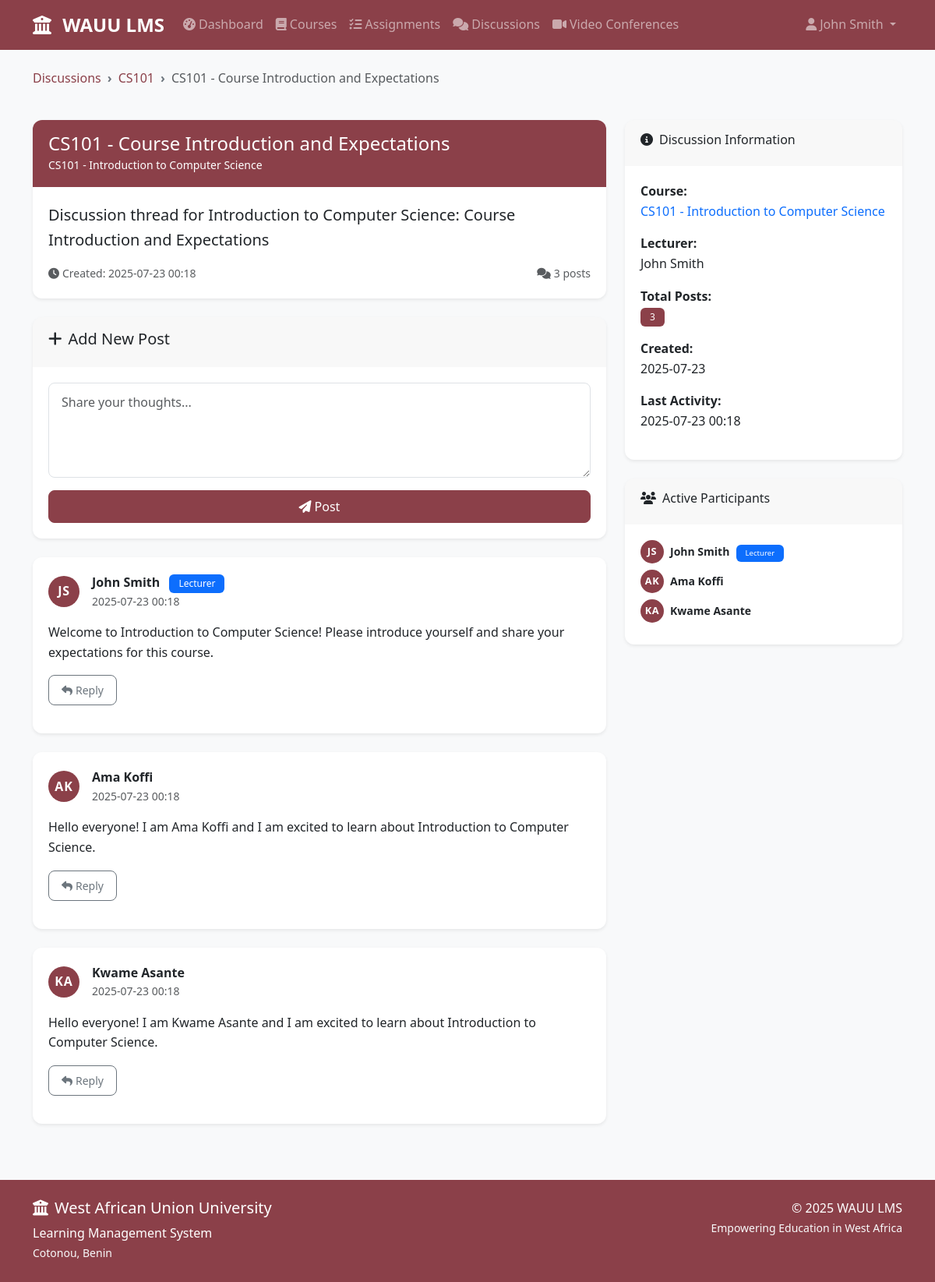
Page /discussion/1 (signed in) on the committed database.
### models.py (models this page shows, shortened)
class User(UserMixin, db.Model):
    id = db.Column(db.Integer, primary_key=True)
    username = db.Column(db.String(64), unique=True, nullable=False)
    email = db.Column(db.String(120), unique=True, nullable=False)
    password_hash = db.Column(db.String(256))
    first_name = db.Column(db.String(64), nullable=False)
    last_name = db.Column(db.String(64), nullable=False)
    role = db.Column(db.String(20), nullable=False, default='student')  # student, lecturer, admin
    created_at = db.Column(db.DateTime, default=datetime.utcnow)
    enrollments = db.relationship('Enrollment', backref='user', lazy='dynamic')
    taught_courses = db.relationship('Course', backref='lecturer', lazy='dynamic')
    submissions = db.relationship('Submission', backref='student', lazy='dynamic')
    posts = db.relationship('Post', backref='author', lazy='dynamic')
    grades = db.relationship('Grade', backref='student', lazy='dynamic')
    def get_full_name(self):
        return f"{self.first_name} {self.last_name}"
    def is_admin(self):
        return self.role == 'admin'
    def is_lecturer(self):
        return self.role == 'lecturer'
    def is_student(self):
        return self.role == 'student'

class Course(db.Model):
    id = db.Column(db.Integer, primary_key=True)
    code = db.Column(db.String(20), unique=True, nullable=False)
    title = db.Column(db.String(200), nullable=False)
    description = db.Column(db.Text)
    lecturer_id = db.Column(db.Integer, db.ForeignKey('user.id'), nullable=False)
    created_at = db.Column(db.DateTime, default=datetime.utcnow)
    enrollments = db.relationship('Enrollment', backref='course', lazy='dynamic', cascade='all, delete-orphan')
    assignments = db.relationship('Assignment', backref='course', lazy='dynamic', cascade='all, delete-orphan')
    discussions = db.relationship('Discussion', backref='course', lazy='dynamic', cascade='all, delete-orphan')

class Discussion(db.Model):
    id = db.Column(db.Integer, primary_key=True)
    title = db.Column(db.String(200), nullable=False)
    description = db.Column(db.Text)
    course_id = db.Column(db.Integer, db.ForeignKey('course.id'), nullable=False)
    created_at = db.Column(db.DateTime, default=datetime.utcnow)
    posts = db.relationship('Post', backref='discussion', lazy='dynamic', cascade='all, delete-orphan')

class Post(db.Model):
    id = db.Column(db.Integer, primary_key=True)
    content = db.Column(db.Text, nullable=False)
    discussion_id = db.Column(db.Integer, db.ForeignKey('discussion.id'), nullable=False)
    author_id = db.Column(db.Integer, db.ForeignKey('user.id'), nullable=False)
    parent_id = db.Column(db.Integer, db.ForeignKey('post.id'))  # For replies
    created_at = db.Column(db.DateTime, default=datetime.utcnow)
    replies = db.relationship('Post', backref=db.backref('parent', remote_side=[id]), lazy='dynamic')

### routes.py (the view)
@app.route('/discussion/<int:discussion_id>')
@login_required
def discussion_detail(discussion_id):
    discussion = Discussion.query.get_or_404(discussion_id)
    if current_user.is_student():
        enrollment = Enrollment.query.filter_by(user_id=current_user.id, course_id=discussion.course_id).first()
        if not enrollment:
            flash('You do not have access to this discussion.', 'danger')
            return redirect(url_for('discussions'))
    elif current_user.is_lecturer() and discussion.course.lecturer_id != current_user.id:
        flash('You do not have access to this discussion.', 'danger')
        return redirect(url_for('discussions'))
    posts = Post.query.filter_by(discussion_id=discussion_id, parent_id=None).order_by(Post.created_at.asc()).all()
    return render_template('discussion_detail.html', discussion=discussion, posts=posts)

### app.py (called while the page is built)
@login_manager.user_loader
def load_user(user_id):
    from models import User
    return User.query.get(int(user_id))

### templates/discussion_detail.html (shortened to what this page needs)
{% extends "base.html" %}
{% block content %}
<div class="row mb-4">
    <div class="col-12">
        <nav aria-label="breadcrumb">
            <ol class="breadcrumb">
                <li class="breadcrumb-item"><a href="{{ url_for('discussions') }}">Discussions</a></li>
                <li class="breadcrumb-item"><a href="{{ url_for('course_detail', course_id=discussion.course_id) }}">{{ discussion.course.code }}</a></li>
                <li class="breadcrumb-item active">{{ discussion.title }}</li>
            </ol>
        </nav>
    </div>
</div>
<div class="row">
    <div class="col-md-8">
        <div class="card">
            <div class="card-header wauu-bg text-white">
                <h4 class="mb-0">{{ discussion.title }}</h4>
                <small>{{ discussion.course.code }} - {{ discussion.course.title }}</small>
            </div>
            <div class="card-body">
                <p class="lead">{{ discussion.description }}</p>
                <div class="d-flex justify-content-between align-items-center">
                    <small class="text-muted">
                        <i class="fas fa-clock me-1"></i>Created: {{ discussion.created_at.strftime('%Y-%m-%d %H:%M') }}
                    </small>
                    <small class="text-muted">
                        <i class="fas fa-comments me-1"></i>{{ posts|length }} posts
                    </small>
                </div>
            </div>
        </div>
        <div class="card mt-4">
            <div class="card-header">
                <h5><i class="fas fa-plus me-2"></i>Add New Post</h5>
            </div>
            <div class="card-body">
                <form method="POST" action="{{ url_for('add_post', discussion_id=discussion.id) }}">
                    <div class="mb-3">
                        <textarea class="form-control" name="content" rows="4" placeholder="Share your thoughts..." required></textarea>
                    </div>
                    <div class="d-grid">
                        <button type="submit" class="btn wauu-btn">
                            <i class="fas fa-paper-plane me-1"></i>Post
                        </button>
                    </div>
                </form>
            </div>
        </div>
        <div class="mt-4">
            {% if posts %}
            {% for post in posts %}
            <div class="card mb-4" id="post-{{ post.id }}">
                <div class="card-body">
                    <div class="d-flex justify-content-between align-items-start mb-3">
                        <div class="d-flex align-items-center">
                            <div class="rounded-circle wauu-bg text-white d-flex align-items-center justify-content-center me-3" style="width: 40px; height: 40px;">
                                {{ post.author.first_name[0] }}{{ post.author.last_name[0] }}
                            </div>
                            <div>
                                <strong>{{ post.author.get_full_name() }}</strong>
                                {% if post.author.is_lecturer() %}
                                <span class="badge bg-primary ms-2">Lecturer</span>
                                {% elif post.author.is_admin() %}
                                <span class="badge bg-danger ms-2">Admin</span>
                                {% endif %}
                                <div class="small text-muted">{{ post.created_at.strftime('%Y-%m-%d %H:%M') }}</div>
                            </div>
                        </div>
                    </div>
                    <div class="mb-3">{{ post.content }}</div>
                    <button class="btn btn-outline-secondary btn-sm" type="button" data-bs-toggle="collapse" data-bs-target="#reply-{{ post.id }}">
                        <i class="fas fa-reply me-1"></i>Reply
                    </button>
                </div>
            </div>
            {% endfor %}
            {% else %}
            <div class="text-center py-5">
                <i class="fas fa-comments fa-3x text-muted mb-3"></i>
                <h5 class="text-muted">No posts yet</h5>
                <p class="text-muted">Be the first to start the discussion!</p>
            </div>
            {% endif %}
        </div>
    </div>
    <div class="col-md-4">
        <div class="card">
            <div class="card-header">
                <h6><i class="fas fa-info-circle me-2"></i>Discussion Information</h6>
            </div>
            <div class="card-body">
                <div class="mb-3">
                    <strong>Course:</strong><br>
                    <a href="{{ url_for('course_detail', course_id=discussion.course_id) }}" class="text-decoration-none">
                        {{ discussion.course.code }} - {{ discussion.course.title }}
                    </a>
                </div>
                <div class="mb-3">
                    <strong>Lecturer:</strong><br>
                    {{ discussion.course.lecturer.get_full_name() }}
                </div>
                <div class="mb-3">
                    <strong>Total Posts:</strong><br>
                    <span class="badge wauu-bg">{{ posts|length }}</span>
                </div>
                <div class="mb-3">
                    <strong>Created:</strong><br>
                    {{ discussion.created_at.strftime('%Y-%m-%d') }}
                </div>
                <div class="mb-3">
                    <strong>Last Activity:</strong><br>
                    {% if posts %}
                    {{ posts[-1].created_at.strftime('%Y-%m-%d %H:%M') }}
                    {% else %}
                    {{ discussion.created_at.strftime('%Y-%m-%d %H:%M') }}
                    {% endif %}
                </div>
            </div>
        </div>
        <div class="card mt-4">
            <div class="card-header">
                <h6><i class="fas fa-users me-2"></i>Active Participants</h6>
            </div>
            <div class="card-body">
                {% set participants = [] %}
                {% for post in posts %}
                    {% if post.author not in participants %}
                        {% set _ = participants.append(post.author) %}
                    {% endif %}
                    {% for reply in post.replies %}
                        {% if reply.author not in participants %}
                            {% set _ = participants.append(reply.author) %}
                        {% endif %}
                    {% endfor %}
                {% endfor %}
                {% if participants %}
                {% for participant in participants %}
                <div class="d-flex align-items-center mb-2">
                    <div class="rounded-circle wauu-bg text-white d-flex align-items-center justify-content-center me-2" style="width: 30px; height: 30px; font-size: 0.8rem;">
                        {{ participant.first_name[0] }}{{ participant.last_name[0] }}
                    </div>
                    <div>
                        <strong class="small">{{ participant.get_full_name() }}</strong>
                        {% if participant.is_lecturer() %}
                        <span class="badge bg-primary ms-1" style="font-size: 0.6rem;">Lecturer</span>
                        {% elif participant.is_admin() %}
                        <span class="badge bg-danger ms-1" style="font-size: 0.6rem;">Admin</span>
                        {% endif %}
                    </div>
                </div>
                {% endfor %}
                {% else %}
                <p class="text-muted small">No participants yet.</p>
                {% endif %}
            </div>
        </div>
    </div>
</div>
{% endblock %}

### templates/base.html (shortened to what this page needs)
<!DOCTYPE html>
<html lang="en">
<head>
    <link href="https://cdn.jsdelivr.net/npm/bootstrap@5.3.0/dist/css/bootstrap.min.css" rel="stylesheet">
    <link rel="stylesheet" href="https://cdnjs.cloudflare.com/ajax/libs/font-awesome/6.4.0/css/all.min.css">
    <link rel="stylesheet" href="{{ url_for('static', filename='css/style.css') }}">
</head>
<body>
    <nav class="navbar navbar-expand-lg navbar-dark wauu-navbar">
        <div class="container">
            <a class="navbar-brand" href="{{ url_for('dashboard') }}">
                <i class="fas fa-university me-2"></i>
                <strong>WAUU LMS</strong>
            </a>
            {% if current_user.is_authenticated %}
            <div class="collapse navbar-collapse" id="navbarNav">
                <ul class="navbar-nav me-auto">
                    <li class="nav-item">
                        <a class="nav-link" href="{{ url_for('dashboard') }}">
                            <i class="fas fa-tachometer-alt me-1"></i>Dashboard
                        </a>
                    </li>
                    <li class="nav-item">
                        <a class="nav-link" href="{{ url_for('courses') }}">
                            <i class="fas fa-book me-1"></i>Courses
                        </a>
                    </li>
                    <li class="nav-item">
                        <a class="nav-link" href="{{ url_for('assignments') }}">
                            <i class="fas fa-tasks me-1"></i>Assignments
                        </a>
                    </li>
                    <li class="nav-item">
                        <a class="nav-link" href="{{ url_for('discussions') }}">
                            <i class="fas fa-comments me-1"></i>Discussions
                        </a>
                    </li>
                    <li class="nav-item">
                        <a class="nav-link" href="{{ url_for('video_conferences') }}">
                            <i class="fas fa-video me-1"></i>Video Conferences
                        </a>
                    </li>
                </ul>
                <ul class="navbar-nav">
                    <li class="nav-item dropdown">
                        <a class="nav-link dropdown-toggle" href="#" role="button" data-bs-toggle="dropdown">
                            <i class="fas fa-user me-1"></i>{{ current_user.get_full_name() }}
                        </a>
                    </li>
                </ul>
            </div>
            {% endif %}
        </div>
    </nav>
    <main class="container my-4">
        {% block content %}{% endblock %}
    </main>
    <footer class="wauu-footer mt-5 py-4">
        <div class="container">
            <div class="row">
                <div class="col-md-6">
                    <h5><i class="fas fa-university me-2"></i>West African Union University</h5>
                    <p class="mb-0">Learning Management System</p>
                    <small class="text-light">Cotonou, Benin</small>
                </div>
                <div class="col-md-6 text-md-end">
                    <p class="mb-0">© 2025 WAUU LMS</p>
                    <small class="text-light">Empowering Education in West Africa</small>
                </div>
            </div>
        </div>
    </footer>
</body>
</html>

### static/css/style.css (style rules this page uses)
:root { --wauu-wine: #8b4049; --wauu-wine-dark: #722f37; --wauu-wine-light: #a45a63; }
.wauu-bg { background-color: var(--wauu-wine) !important; }
.wauu-navbar { background-color: var(--wauu-wine) !important; }
.wauu-footer { background-color: var(--wauu-wine) !important; color: white; }
.wauu-btn { background-color: var(--wauu-wine); border-color: var(--wauu-wine); color: white; }
body { font-family: 'Segoe UI', Tahoma, Geneva, Verdana, sans-serif; background-color: #f8f9fa; line-height: 1.6; }
.navbar-brand { font-weight: 700; font-size: 1.5rem; }
.nav-link { font-weight: 500; transition: all 0.3s ease; }
.card { border: none; border-radius: 0.75rem; box-shadow: 0 0.125rem 0.25rem rgba(0, 0, 0, 0.075); transition: all 0.3s ease; }
.card-header { border-bottom: none; border-radius: 0.75rem 0.75rem 0 0 !important; padding: 1rem 1.25rem; }
.card-body { padding: 1.25rem; }
.btn { border-radius: 0.5rem; font-weight: 500; padding: 0.5rem 1rem; transition: all 0.3s ease; }
.form-control { border-radius: 0.5rem; border: 1px solid #dee2e6; padding: 0.75rem 1rem; transition: all 0.3s ease; }
.badge { font-weight: 500; padding: 0.375rem 0.75rem; border-radius: 0.375rem; }
.wauu-footer { margin-top: auto; }
.breadcrumb { background-color: transparent; padding: 0; margin-bottom: 1rem; }
.breadcrumb-item + .breadcrumb-item::before { content: "›"; font-weight: bold; color: #6c757d; }
.breadcrumb-item a { color: var(--wauu-wine); text-decoration: none; }
.rounded-circle { font-weight: 600; letter-spacing: 0.05em; }

### rows in the picture
User: get_full_name "John Smith", course.lecturer.get_full_name "John Smith", first_name "J", last_name "S", role "Lecturer"
Course: course.code "CS101", course "Introduction to Computer Science"
Discussion: title "CS101 - Course Introduction and Expectations", description "Discussion thread for Introduction to Computer Science: Course Introduction and Expectations", created_at "2025-07-23 00:18", created_at "2025-07-23"
Post: author "J", author "S", author.get_full_name "John Smith", shows "Lecturer", created_at "2025-07-23 00:18", content "Welcome to Introduction to Computer Science! Please introduce yourself and share your expectations for this course."
Post: author "A", author "K", author.get_full_name "Ama Koffi", created_at "2025-07-23 00:18", content "Hello everyone! I am Ama Koffi and I am excited to learn about Introduction to Computer Science."
Post: author "K", author "A", author.get_full_name "Kwame Asante", created_at "2025-07-23 00:18", content "Hello everyone! I am Kwame Asante and I am excited to learn about Introduction to Computer Science."
User: first_name "A", last_name "K", get_full_name "Ama Koffi"
User: first_name "K", last_name "A", get_full_name "Kwame Asante"

### other values in the picture
{{ posts|length }} "3"
